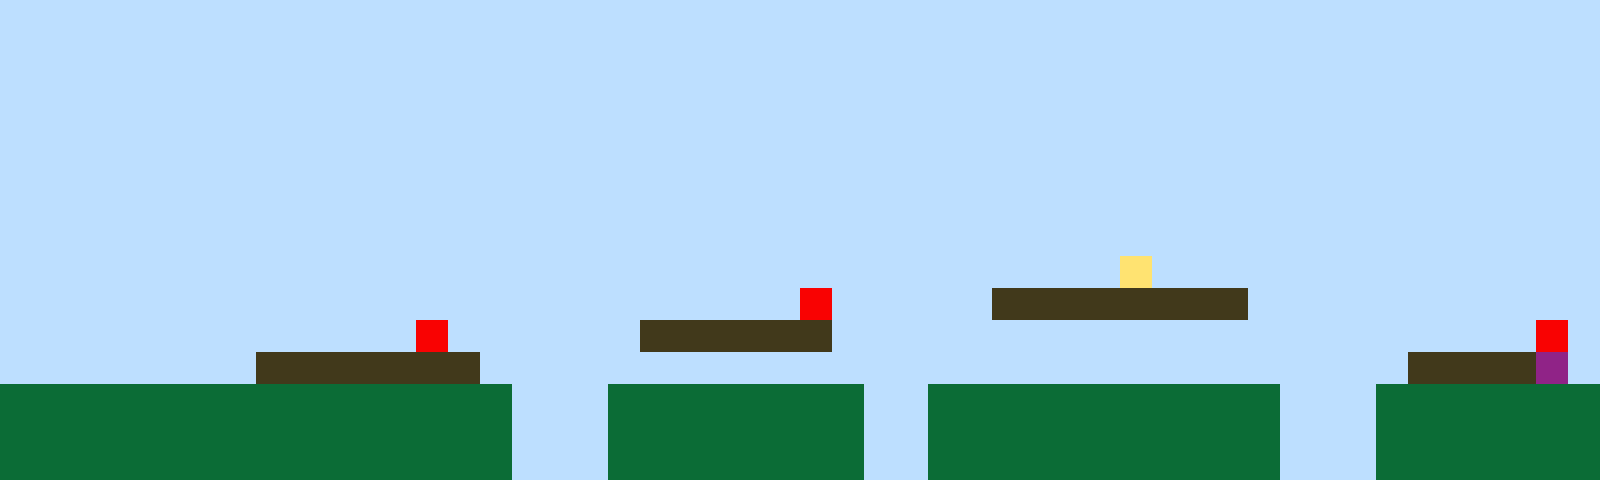

This game map was drawn from its Tiled (.tmx) file and the tilesets committed beside it. A one-line description and the full map source follow:
An orthogonal 50x15 tile map with 32x32 px tiles, 1 tile layer (Tile Layer 1).

<map version="1.10" tiledversion="1.11.2" orientation="orthogonal" renderorder="right-up" width="50" height="15" tilewidth="32" tileheight="32" infinite="0" nextlayerid="2" nextobjectid="1"><editorsettings><export target="map1.csv" format="csv" /></editorsettings><tileset firstgid="1" name="sprites" tilewidth="32" tileheight="32" tilecount="6" columns="3"><image source="sprites.png" width="96" height="64" /></tileset><layer id="1" name="Tile Layer 1" width="50" height="15"><data encoding="csv">1,1,1,1,1,1,1,1,1,1,1,1,1,1,1,1,1,1,1,1,1,1,1,1,1,1,1,1,1,1,1,1,1,1,1,1,1,1,1,1,1,1,1,1,1,1,1,1,1,1,1,1,1,1,1,1,1,1,1,1,1,1,1,1,1,1,1,1,1,1,1,1,1,1,1,1,1,1,1,1,1,1,1,1,1,1,1,1,1,1,1,1,1,1,1,1,1,1,1,1,1,1,1,1,1,1,1,1,1,1,1,1,1,1,1,1,1,1,1,1,1,1,1,1,1,1,1,1,1,1,1,1,1,1,1,1,1,1,1,1,1,1,1,1,1,1,1,1,1,1,1,1,1,1,1,1,1,1,1,1,1,1,1,1,1,1,1,1,1,1,1,1,1,1,1,1,1,1,1,1,1,1,1,1,1,1,1,1,1,1,1,1,1,1,1,1,1,1,1,1,1,1,1,1,1,1,1,1,1,1,1,1,1,1,1,1,1,1,1,1,1,1,1,1,1,1,1,1,1,1,1,1,1,1,1,1,1,1,1,1,1,1,1,1,1,1,1,1,1,1,1,1,1,1,1,1,1,1,1,1,1,1,1,1,1,1,1,1,1,1,1,1,1,1,1,1,1,1,1,1,1,1,1,1,1,1,1,1,1,1,1,1,1,1,1,1,1,1,1,1,1,1,1,1,1,1,1,1,1,1,1,1,1,1,1,1,1,1,1,1,1,1,1,1,1,1,1,1,1,1,1,1,1,1,1,1,1,1,1,1,1,1,1,1,1,1,1,1,1,1,1,1,1,1,1,1,1,1,1,1,1,1,1,1,1,1,1,1,1,1,1,1,1,1,1,1,1,1,1,1,1,1,1,1,1,1,1,1,1,1,1,1,1,1,1,1,1,1,1,1,1,1,1,1,1,1,1,1,1,1,1,1,1,1,1,1,1,1,1,1,1,1,1,1,1,1,1,1,1,1,1,1,1,1,1,4,1,1,1,1,1,1,1,1,1,1,1,1,1,1,1,1,1,1,1,1,1,1,1,1,1,1,1,1,1,1,1,1,1,1,1,1,1,1,1,5,1,1,1,1,1,3,3,3,3,3,3,3,3,1,1,1,1,1,1,1,1,1,1,1,1,1,1,1,1,1,1,1,1,1,1,1,1,5,1,1,1,1,1,1,3,3,3,3,3,3,1,1,1,1,1,1,1,1,1,1,1,1,1,1,1,1,1,1,1,1,1,1,5,1,1,1,1,1,1,1,1,1,3,3,3,3,3,3,3,1,1,1,1,1,1,1,1,1,1,1,1,1,1,1,1,1,1,1,1,1,1,1,1,1,1,1,1,1,3,3,3,3,6,1,2,2,2,2,2,2,2,2,2,2,2,2,2,2,2,2,1,1,1,2,2,2,2,2,2,2,2,1,1,2,2,2,2,2,2,2,2,2,2,2,1,1,1,2,2,2,2,2,2,2,2,2,2,2,2,2,2,2,2,2,2,2,2,2,2,2,1,1,1,2,2,2,2,2,2,2,2,1,1,2,2,2,2,2,2,2,2,2,2,2,1,1,1,2,2,2,2,2,2,2,2,2,2,2,2,2,2,2,2,2,2,2,2,2,2,2,1,1,1,2,2,2,2,2,2,2,2,1,1,2,2,2,2,2,2,2,2,2,2,2,1,1,1,2,2,2,2,2,2,2</data></layer></map>
